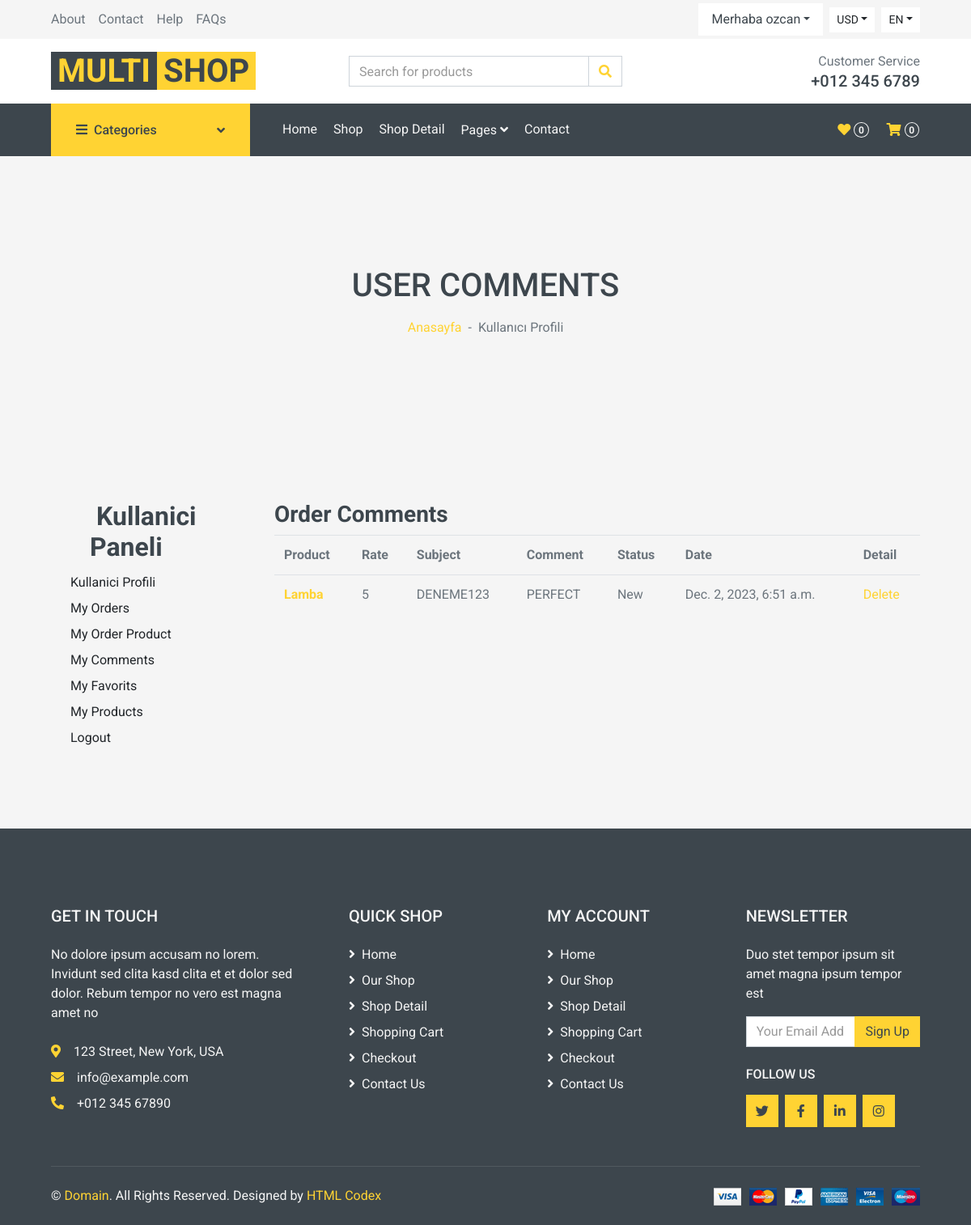
Screenshot of /user/comments (signed in) with the database file from the repository.
### product/models.py (models this page shows, shortened)
class Comment(models.Model):
    STATUS = (
        ('New', 'New'),
        ('True', 'True'),
        ('False', 'False'),
    )
    product=models.ForeignKey(Product,on_delete=models.CASCADE)
    user = models.ForeignKey(User, on_delete=models.CASCADE)
    subject = models.CharField(max_length=50, blank=True)
    comment = models.CharField(max_length=250,blank=True)
    rate = models.IntegerField(default=1)
    ip = models.CharField(max_length=20, blank=True)
    status=models.CharField(max_length=10,choices=STATUS, default='New')
    create_at=models.DateTimeField(auto_now_add=True)
    update_at=models.DateTimeField(auto_now=True)

class Product(models.Model):
    STATUS = (('True', 'Evet'),
            ('False', 'Hayir'), )
    category = models.ForeignKey(Category, on_delete=models.CASCADE) #many to one relation with Category
    title = models.CharField(max_length=150)
    keywords = models.CharField(max_length=255)
    description = models.TextField(max_length=255)
    image = models.ImageField(blank=True, upload_to='images/')
    price= models.FloatField()
    amount = models.IntegerField(default=0)
    detail = models.TextField()
    status = models.CharField(max_length=10,choices=STATUS)
    slug = models.SlugField(null=False, unique=True)
    create_at = models.DateTimeField(auto_now_add=True)
    update_at = models.DateTimeField(auto_now=True)
    def category_tag(self):
        return self.category
    category_tag.short_description = "Kategori"
    def image_tag(self):
        return mark_safe('<img src="{}" height="50"/>'.format(self.image.url))
    image_tag.short_description = 'Image'

### user/views.py (the view)
# urls.py: path('comments', views.user_comments, name='user_comments'),
@login_required(login_url='/login')
def user_comments(request):
    current_user = request.user
    comments = Comment.objects.filter(user_id = current_user.id)
    context = {'comments': comments}
    return render(request, 'user_comments.html', context)

### user/templates/user_comments.html (shortened to what this page needs)
{% extends 'homebase.html' %}
{% block sidebar %} {% include 'sidebar.html' %}  {% endblock %}
{% block body %}
    <div class="container-fluid bg-secondary mb-5">
        <div class="d-flex flex-column align-items-center justify-content-center" style="min-height: 300px">
            <h1 class="font-weight-semi-bold text-uppercase mb-3">User Comments</h1>
            <div class="d-inline-flex">
                <p class="m-0"><a href="/">Anasayfa</a></p>
                <p class="m-0 px-2">-</p>
                <p class="m-0">Kullanıcı Profili</p>
            </div>
        </div>
    </div>
    <div class="container-fluid pt-5">
        <div class="row px-xl-5">
            {% include 'user_panel.html' %}
                       <div class="col-lg-9 table-responsive mb-5">
                        <div class="order-summary clearfix">
                        <div>
                            <h3 class="title">Order Comments</h3>
                        </div>
                       <table class="shopping-cart-table table">
                        <tr>
                            <th class="text-left">Product </th>
                            <th class="text-left">Rate </th>
                            <th class="text-left">Subject </th>
                            <th class="text-left">Comment </th>
                            <th class="text-left">Status </th>
                            <th class="text-left">Date </th>
                            <th class="text-left">Detail </th>
                        </tr>
                        {% for rs in comments %}
                            <tr>
                                <td class="text-left">
                                    <a href="/product_detail/{{ rs.product_id }}/{{ rs.product.slug }}">
                                        <strong> {{ rs.product.title}}</strong>
                                    </a>
                                </td>
                                <td class="text-left">{{ rs.rate }} </td>
                                <td class="text-left">{{ rs.subject }} </td>
                                <td class="text-left">{{ rs.comment }} </td>
                                <td class="text-left">{{ rs.status }} </td>
                                <td class="text-left">{{ rs.create_at }} </td>
                                <td class="text-left">
                                    <a class="primary-btn" href="/user/deletecomment/{{ rs.id }}" onclick="return confirm('Will be Delete ! Are you sure?')"> Delete </a>
                                </td>
                            </tr>
                        {% endfor %}
                    </table>
                    </div>
            </div>
        </div>
    </div>
 {% endblock %}

### home/templates/header.html (shortened to what this page needs)
{% load static %}
    <div class="container-fluid">
        <div class="row bg-secondary py-1 px-xl-5">
            <div class="col-lg-6 d-none d-lg-block">
                <div class="d-inline-flex align-items-center h-100">
                    <a class="text-body mr-3" href="">About</a>
                    <a class="text-body mr-3" href="">Contact</a>
                    <a class="text-body mr-3" href="">Help</a>
                    <a class="text-body mr-3" href="">FAQs</a>
                </div>
            </div>
            <div class="col-lg-6 text-center text-lg-right">
                <div class="d-inline-flex align-items-center">
                    <div class="btn-group">
                        {%  if user.id is not None %}
                        <div class="nav-item dropdown btn-light">
                            <a href="#" class="nav-link dropdown-toggle text-dark" data-toggle="dropdown"> Merhaba {{ user.username }}</a>
                        </div>
                        {% else %}
                        <button type="button" class="btn btn-sm btn-light dropdown-toggle" data-toggle="dropdown">My Account</button>
                        <div class="dropdown-menu dropdown-menu-right">
                            <a href="login" class="dropdown-item" type="button">Sign in</a>
                            <a href="signup" class="dropdown-item" type="button">Sign up</a>
                        </div>
                        {% endif %}
                    </div>
                    <div class="btn-group mx-2">
                        <button type="button" class="btn btn-sm btn-light dropdown-toggle" data-toggle="dropdown">USD</button>
                    </div>
                    <div class="btn-group">
                        <button type="button" class="btn btn-sm btn-light dropdown-toggle" data-toggle="dropdown">EN</button>
                    </div>
                </div>
            </div>
        </div>
        <div class="row align-items-center bg-light py-3 px-xl-5 d-none d-lg-flex">
            <div class="col-lg-4">
                <a href="/" class="text-decoration-none">
                    <span class="h1 text-uppercase text-primary bg-dark px-2">Multi</span>
                    <span class="h1 text-uppercase text-dark bg-primary px-2 ml-n1">Shop</span>
                </a>
            </div>
            <div class="col-lg-4 col-6 text-left">
                <form action="">
                    <div class="input-group">
                        <input type="text" class="form-control" placeholder="Search for products">
                        <div class="input-group-append">
                            <span class="input-group-text bg-transparent text-primary">
                                <i class="fa fa-search"></i>
                            </span>
                        </div>
                    </div>
                </form>
            </div>
            <div class="col-lg-4 col-6 text-right">
                <p class="m-0">Customer Service</p>
                <h5 class="m-0">+012 345 6789</h5>
            </div>
        </div>
    </div>

### rows the page displays
Comment: product "Lamba", rate "5", subject "DENEME123", comment "PERFECT", status "New", create_at "Dec. 2, 2023, 6:51 a.m."

### other values shown
{{ user.username }} "ozcan"
